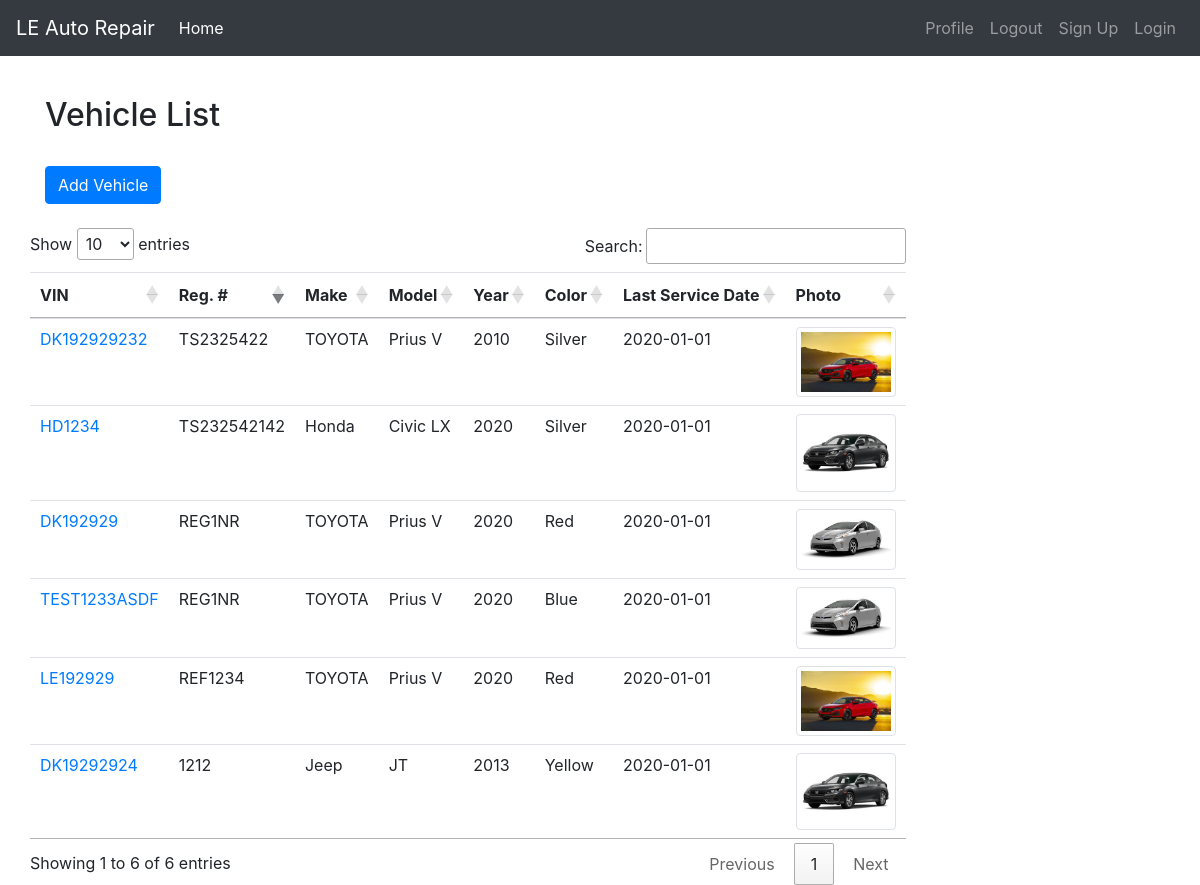
Before: /vehicle/list with the older database file.
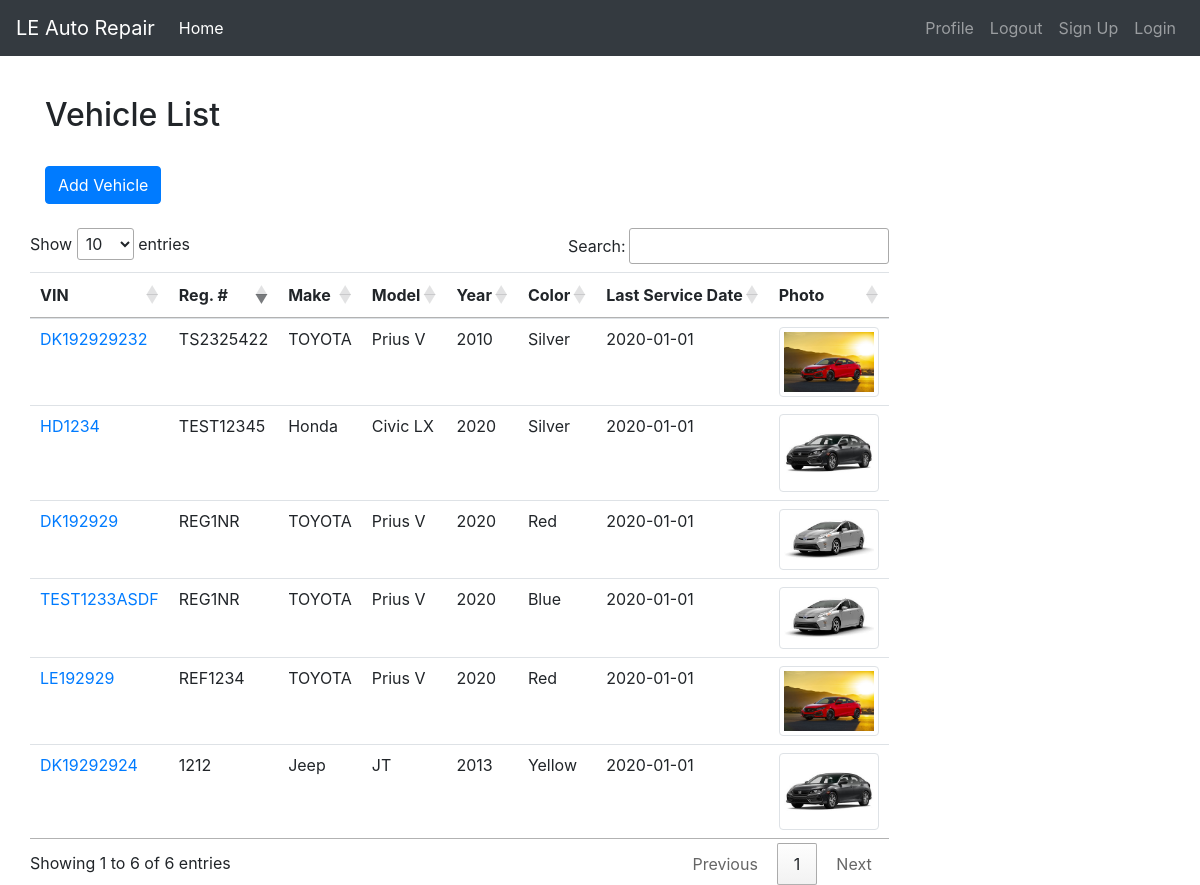
After: the same page with the newer database file.
### main/models.py (models this page shows, shortened)
class Vehicle(models.Model):
    vin = models.CharField(max_length=20, unique=True)
    reg_number = models.CharField(max_length=30, null=True, blank=True)
    make = models.CharField(max_length=30)
    model = models.CharField(max_length=200)
    year = models.CharField(max_length=4)
    color = models.CharField(max_length=30, null=True, blank=True)
    image = models.ImageField(upload_to='vehicle_image',null=True, blank=True, default='vehicle_image/placeholder.png')
    @property
    def get_last_service_date(self):
        return "2020-01-01"

### main/views.py (the view)
# urls.py: path('vehicle/list', ShowVehicleList, name="vehicle-list-view"),
def ShowVehicleList(request):
    vehicles = Vehicle.objects.all()
    context = {'vehicles': vehicles}
    return render(request, 'vehicle/vehicle_list_view.html', context)

### main/templates/vehicle/vehicle_list_view.html (shortened to what this page needs)
{% extends 'base.html' %}
{% block header %}<h2>Vehicle List</h2>{% endblock %}
{% block content %}
    <br>
    <a href="{%url 'vehicle-add-view' %}" class="btn btn-primary">Add Vehicle</a>
    <br>
    <br>
    <div class="row">
        <div class="'col-md-8 col-md-offset2">
            <table id="myTable" class="table table-hover">
              <thead>
                <tr>
                  <th scope="col">VIN</th>
                  <th scope="col">Reg. #</th>
                  <th scope="col">Make</th>
                  <th scope="col">Model</th>
                  <th scope="col">Year</th>
                  <th scope="col">Color</th>
                  <th scope="col">Last Service Date</th>
                  <th scope="col">Photo</th>
                </tr>
              </thead>
              <tbody>
                {% for vehicle in vehicles %}
                <tr>
                   <td><a href="{% url 'vehicle-detail-view' vehicle.pk %}">{{vehicle.vin}}</a></td>
                   <td>{{vehicle.reg_number}}</td>
                  <td>{{vehicle.make}}</td>
                  <td>{{vehicle.model}}</td>
                  <td>{{vehicle.year}}</td>
                  <td>{{vehicle.color}}</td>
                  <td>{{vehicle.get_last_service_date}}</td>
                  <td> <img class="img-thumbnail" width="100" height="40" src="{{vehicle.image.url}}"</td>
                </tr>
              {% endfor %}
              </tbody>
            </table>
        </div>
     </div>
{% endblock %}

Changed rows visible on the page:
changed Vehicle "HD1234": reg_number "TS232542142" → "TEST12345"
